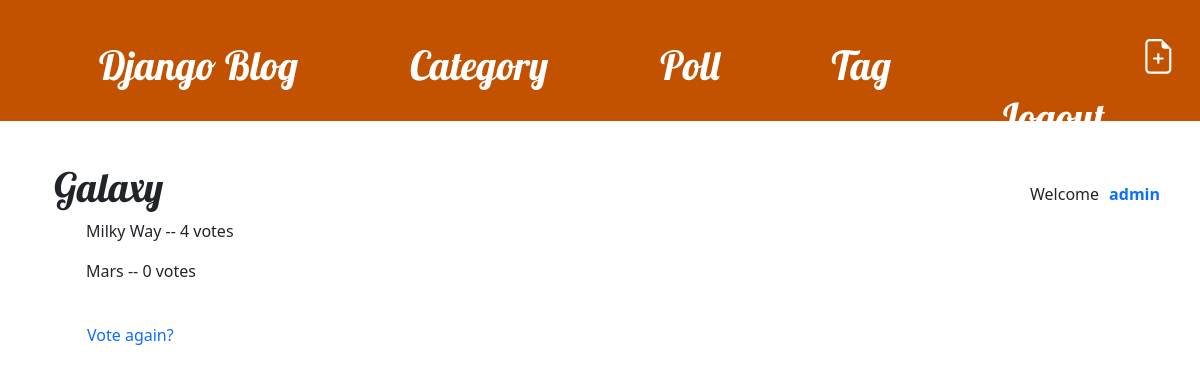
/polls/1/results/ (signed in), run on the app's committed database.
### blog/models.py (models this page shows)
class MyUser(AbstractUser):
    email_id = models.EmailField()
    phone_no = models.IntegerField() #PositiveIntergerField
    image = models.ImageField(null=True, blank=True, upload_to='users/')
    city = models.CharField(max_length=50)
    state = models.CharField(max_length=50)
    country = models.CharField(max_length=50)
    about = models.TextField()
    company = models.CharField(max_length=50)
    designation = models.CharField(max_length=50)

### polls/models.py (models this page shows, shortened)
class Question(models.Model):
    question_text = models.CharField(max_length=200)
    pub_date = models.DateTimeField('date published')
    def was_published_recently(self):
        now = timezone.now()
        return now - datetime.timedelta(days=1) <= self.pub_date <= now
    was_published_recently.admin_order_field = 'pub_date'
    was_published_recently.boolean = True
    was_published_recently.short_description = 'Published recently?'

class Choice(models.Model):
    question = models.ForeignKey(Question, on_delete=models.CASCADE)
    choice_text = models.CharField(max_length=200)
    votes = models.PositiveIntegerField(default=0)

### polls/views.py (the view)
# urls.py: path('<int:pk>/results/', views.ResultsView.as_view(), name='results'),
class ResultsView(generic.DetailView):
    model = Question
    template_name = 'polls/results.html'

### templates/polls/results.html
{% extends 'base.html' %}
{% block content %}
<h1>{{ question.question_text }}</h1>
<ul>
    {% for choice in question.choice_set.all %}
    <p>{{ choice.choice_text }} -- {{ choice.votes }} vote{{ choice.votes|pluralize }}</p>
    {% endfor %}
</ul>
<br>
<a class="vote" href="{% url 'polls:detail' question.id %}">Vote again?</a>
{% endblock content %}

### templates/base.html (shortened to what this page needs)
<!DOCTYPE html>
{% load static %}
<html>
    <head>
        <link rel="stylesheet" href="https://cdn.jsdelivr.net/npm/bootstrap@5.1.3/dist/css/bootstrap.min.css">
        <link rel="stylesheet" href="{% static 'css/blog.css' %}">
    </head>
    <body>
        <header class="page-header">
              <ul>
                  <li><h1 class="allign"><a href="/">Django Blog</a></h1></li>
                  <li><h1 class="allign"><a href="{% url 'blog:category_list' %}">Category</a></h1></li>
                  <li><h1 class="allign"><a href="{% url 'polls:index' %}">Poll</a></h1></li>
                  <li><h1 class="allign"><a href="{% url 'blog:tag_list' %}">Tag</a></h1></li>
            {% if user.is_authenticated %}
                <a href="{% url 'blog:post_new' %}" class="top-menu">
                </a>
                  <li><h1 class="allign"><a href="{% url 'logout' %}">Logout</a></h1></li>
                  <span class="username" >Welcome <a href="{% url 'blog:user_profile' %}"><span class="name">{{user.username}}</a></span></span>
            {% else %}
                  <li><h1 class="allign"><a href="{% url 'login' %}">Login</a></h1></li>
                   {% comment %} <li><h1 class="allign"><a href="{% url 'signup' %}">Signup</a></h1></li> {% endcomment %}
                  {% endif %}
                </ul>
        </header>
        <main class="container">
            <div class="row">
                <div class="col">
                {% block content %}
                {% endblock %}
                </div>
            </div>
        </main>
    </body>
</html>

### blog/static/css/blog.css (style rules this page uses)
h1 a, h2 a { color: #C25100; font-family: 'Lobster'; }
.page-header { background-color: #C25100; margin-top: 0; margin-bottom: 10px; padding: 27px 4px 78px 11px; }
.page-header h1, .page-header h1 a, .page-header h1 a:visited, .page-header h1 a:active { color: #ffffff; font-size: 30pt; text-decoration: none; }
a { text-decoration: none; }
h1, h2, h3, h4 { font-family: 'Lobster', cursive; }
.top-menu, .top-menu:hover, .top-menu:visited { color: #ffffff; float: right; font-size: 26pt; margin-right: 20px; }
span { display: flex; }
li { float: left; list-style-type: none; }
li a { display: block; padding: 14px 56px; text-decoration: none; }
.username { float: right; }
.username { padding: 19px 26px 10px 10px; }
span.name { font-weight: bold; padding: 0px 10px; }
.vote { padding: 33px; }

### data on the page
MyUser: username "admin"
Question: question_text "Galaxy"
Choice: choice_text "Milky Way", votes "4"
Choice: choice_text "Mars", votes "0"
